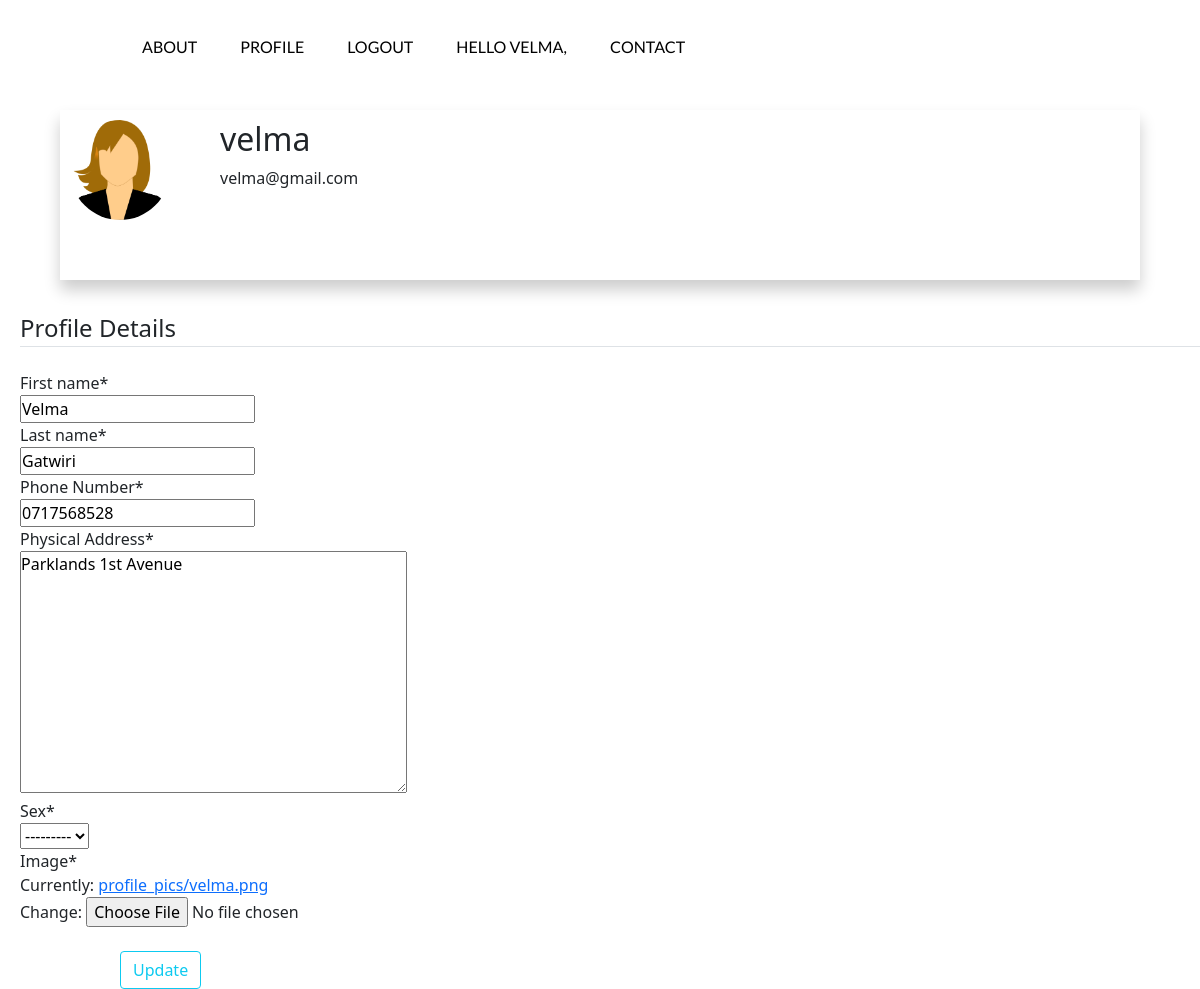
The app's page /profile/ (signed in), older data.
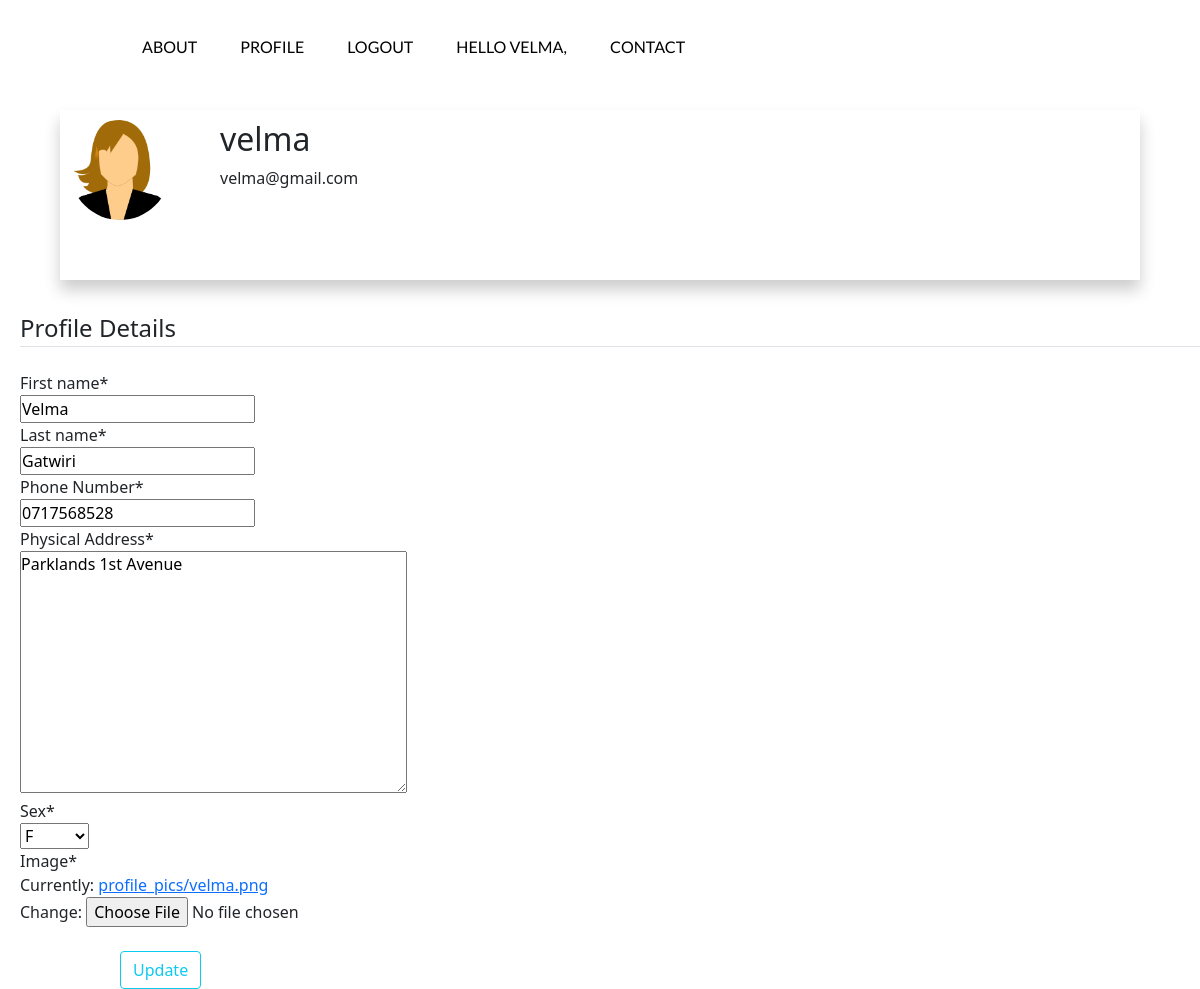
The same page, newer data.
### Users/models.py (models this page shows, shortened)
class CustomUser(AbstractUser):
    first_name = models.CharField(max_length=150)
    last_name = models.CharField(max_length=150)
    email = models.EmailField(null=False)
    Phone_Number = models.CharField(max_length=14, null=True)
    Physical_Address = models.TextField(null=True)
    Date_Of_Birth = models.DateField(auto_now=False, null=True)
    Age = models.CharField(max_length=3, null=True)
    Male = 'M'
    Female = 'F'
    SEX_CHOICES = [(Male, 'M'), (Female, 'F')]
    Sex = models.CharField(max_length=30, choices=SEX_CHOICES, null=True)
    is_patient = models.BooleanField('is_patient', default=False)
    is_doctor = models.BooleanField('is_doctor', default=False)
    is_administrator = models.BooleanField('is_administrator', default=False)
    is_hospital = models.BooleanField('is_hospital', default=False)

class Profile(models.Model):
    user = models.OneToOneField(CustomUser, on_delete=models.CASCADE)
    image = models.ImageField(default='default_FeNEeKk.png', upload_to='profile_pics')

### Users/views.py (the view)
# urls.py: path('profile/', user_views.profile, name='profile'),
@login_required
def profile(request):
    if request.method == 'POST':
        u_form = UserUpdateForm(request.POST, instance=request.user)
        p_form = ProfileUpdateForm(request.POST, request.FILES, instance=request.user.profile)
        if u_form.is_valid() and p_form.is_valid():
            u_form.save()
            p_form.save()
            messages.success(request, f'Your account has been updated!')
            return redirect('profile')
    else:
        u_form = UserUpdateForm(instance=request.user)
        p_form = ProfileUpdateForm(instance=request.user.profile)
    context = {
        'u_form': u_form,
        'p_form': p_form
    }
    return render(request, 'Users/profile.html', context)

### Users/forms.py
class UserUpdateForm(forms.ModelForm):
    class Meta:
        model = CustomUser
        fields = ['first_name', 'last_name', 'Phone_Number', 'Physical_Address', 'Sex']

class ProfileUpdateForm(forms.ModelForm):
    class Meta:
        model = Profile
        fields = ['image']

### Users/Templates/Users/profile.html (shortened to what this page needs)
{% load crispy_forms_filters %}
{% load crispy_forms_tags %}
{% load static %}
<!DOCTYPE html>
<html lang="en">
<head>
    <link href="https://cdn.jsdelivr.net/npm/bootstrap@5.0.2/dist/css/bootstrap.min.css" rel="stylesheet">
    <link rel="stylesheet" type="text/css" href="{% static 'Users/style.css' %}">
</head>
<body>
    <div class="ban">
        <div class="navbar">
            <ul>
                <li><a href="#">About</a></li>
                {% if user.is_authenticated %}
                    <li><a href="{% url 'profile' %}">Profile</a></li>
                    <li><a href="{% url 'logout' %}">Logout</a></li>
                    <li><a href="{% url 'profile' %}">Hello {{ user.username }},</a></li>
                {% else %}
                    <li><a href="#">Admin Module</a></li>
                    <li><a href="#">Doctor Module</a></li>
                {% endif %}
                <li><a href="#">Contact</a></li>
            </ul>
        </div>
    </div>
    <div class="profilePage">
        <div class="profile">
            <div style="width: 150px; height: 150px; display: flex">
                <div style="padding-right: 50px;"><img alt="User's Profile Pic" src="{{ user.profile.image.url}}"></div>
                <div>
                    <h2>{{ user.username }}</h2>
                    <p>{{ user.email }}</p>
                </div>
             </div>
       </div>
    </div>
    <form method="POST" enctype="multipart/form-data">
        <fieldset class="form-group" style="margin-left: 20px">
            <legend class="border-bottom mb-4">Profile Details</legend>
            {{ u_form|crispy }}
            {{ p_form|crispy }}
        </fieldset>
        <button class="btn btn-outline-info" type="submit" style="margin-left: 10%; margin-top: 2%">Update</button>
    </form>
</body>
</html>

Row changes from the older to the newer data that the page shows:
changed CustomUser "velma": Sex "---------" → "F"
